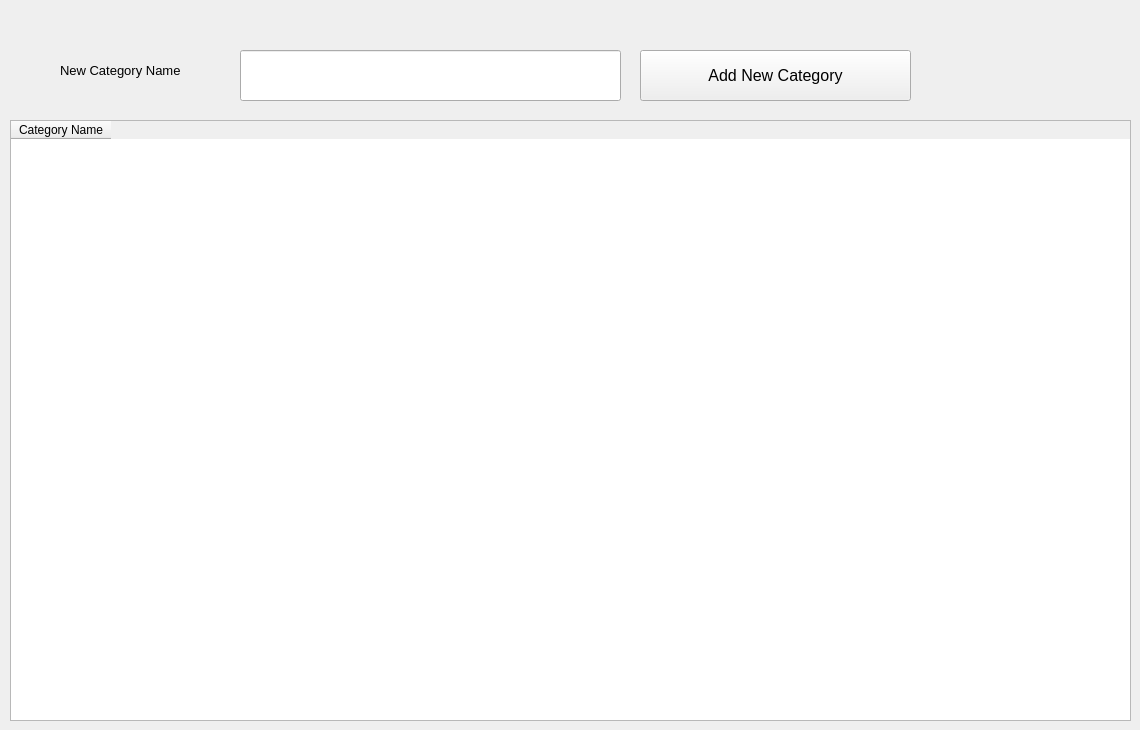
      <widget class="QWidget" name="tab_7">
       <attribute name="title">
        <string>Categories</string>
       </attribute>
       <widget class="QPushButton" name="pushButton_14">
        <property name="geometry">
         <rect>
          <x>640</x>
          <y>50</y>
          <width>271</width>
          <height>51</height>
         </rect>
        </property>
        <property name="font">
         <font>
          <family>Segoe UI</family>
          <pointsize>12</pointsize>
         </font>
        </property>
        <property name="text">
         <string>Add New Category</string>
        </property>
       </widget>
       <widget class="QLineEdit" name="lineEdit_19">
        <property name="geometry">
         <rect>
          <x>240</x>
          <y>50</y>
          <width>381</width>
          <height>51</height>
         </rect>
        </property>
       </widget>
       <widget class="QLabel" name="label_26">
        <property name="geometry">
         <rect>
          <x>60</x>
          <y>60</y>
          <width>181</width>
          <height>21</height>
         </rect>
        </property>
        <property name="font">
         <font>
          <family>Segoe UI</family>
          <pointsize>10</pointsize>
         </font>
        </property>
        <property name="text">
         <string>New Category Name</string>
        </property>
       </widget>
       <widget class="QTableWidget" name="tableWidget_2">
        <property name="geometry">
         <rect>
          <x>10</x>
          <y>120</y>
          <width>1121</width>
          <height>601</height>
         </rect>
        </property>
        <property name="font">
         <font>
          <pointsize>9</pointsize>
         </font>
        </property>
        <column>
         <property name="text">
          <string>Category Name</string>
         </property>
        </column>
       </widget>
      </widget>
